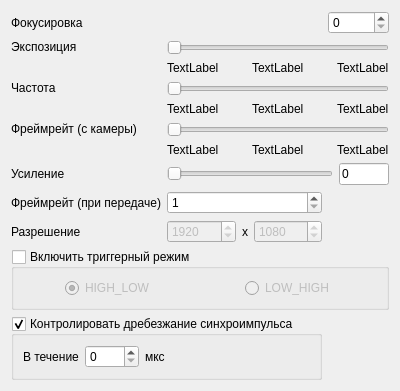
     <widget class="QWidget" name="tab">
      <attribute name="title">
       <string>Параметры камеры</string>
      </attribute>
      <layout class="QGridLayout" name="gridLayout_2">
       <item row="4" column="1" colspan="2">
        <layout class="QHBoxLayout" name="horizontalLayout_14">
         <item>
          <widget class="QSlider" name="gainSlider">
           <property name="maximum">
            <number>255</number>
           </property>
           <property name="orientation">
            <enum>Qt::Horizontal</enum>
           </property>
           <property name="tickPosition">
            <enum>QSlider::NoTicks</enum>
           </property>
          </widget>
         </item>
         <item>
          <widget class="QLineEdit" name="gainLineEdit">
           <property name="maximumSize">
            <size>
             <width>50</width>
             <height>16777215</height>
            </size>
           </property>
           <property name="text">
            <string>0</string>
           </property>
          </widget>
         </item>
        </layout>
       </item>
       <item row="4" column="0">
        <widget class="QLabel" name="label_17">
         <property name="text">
          <string>Усиление</string>
         </property>
        </widget>
       </item>
       <item row="3" column="1" colspan="2">
        <layout class="QGridLayout" name="gridLayout_10">
         <item row="1" column="1" alignment="Qt::AlignHCenter">
          <widget class="QLabel" name="curFrameRateLabel">
           <property name="text">
            <string>TextLabel</string>
           </property>
          </widget>
         </item>
         <item row="1" column="0" alignment="Qt::AlignLeft">
          <widget class="QLabel" name="minFrameRateLabel">
           <property name="text">
            <string>TextLabel</string>
           </property>
          </widget>
         </item>
         <item row="1" column="2" alignment="Qt::AlignRight">
          <widget class="QLabel" name="maxFrameRateLabel">
           <property name="text">
            <string>TextLabel</string>
           </property>
          </widget>
         </item>
         <item row="0" column="0" colspan="3">
          <widget class="QSlider" name="frameRateHorizontalSlider">
           <property name="orientation">
            <enum>Qt::Horizontal</enum>
           </property>
          </widget>
         </item>
        </layout>
       </item>
       <item row="9" column="0" colspan="3">
        <widget class="QGroupBox" name="triggerModeGroupBox">
         <property name="title">
          <string>Включить триггерный режим</string>
         </property>
         <property name="checkable">
          <bool>true</bool>
         </property>
         <property name="checked">
          <bool>false</bool>
         </property>
         <layout class="QGridLayout" name="gridLayout_14">
          <item row="0" column="0" alignment="Qt::AlignHCenter">
           <widget class="QRadioButton" name="highLowRadioButton">
            <property name="enabled">
             <bool>true</bool>
            </property>
            <property name="text">
             <string>HIGH_LOW</string>
            </property>
            <property name="checked">
             <bool>true</bool>
            </property>
           </widget>
          </item>
          <item row="0" column="1" alignment="Qt::AlignHCenter">
           <widget class="QRadioButton" name="lowHighRadioButton">
            <property name="enabled">
             <bool>true</bool>
            </property>
            <property name="text">
             <string>LOW_HIGH</string>
            </property>
           </widget>
          </item>
         </layout>
        </widget>
       </item>
       <item row="0" column="2">
        <widget class="QSpinBox" name="focusingSpinBox">
         <property name="maximum">
          <number>10000</number>
         </property>
        </widget>
       </item>
       <item row="3" column="0" alignment="Qt::AlignTop">
        <widget class="QLabel" name="label_20">
         <property name="text">
          <string>Фреймрейт (c камеры)</string>
         </property>
        </widget>
       </item>
       <item row="8" column="0">
        <widget class="QLabel" name="label_3">
         <property name="text">
          <string>Разрешение</string>
         </property>
        </widget>
       </item>
       <item row="2" column="0" alignment="Qt::AlignTop">
        <widget class="QLabel" name="label_19">
         <property name="sizePolicy">
          <sizepolicy hsizetype="Fixed" vsizetype="Preferred">
           <horstretch>0</horstretch>
           <verstretch>0</verstretch>
          </sizepolicy>
         </property>
         <property name="text">
          <string>Частота</string>
         </property>
        </widget>
       </item>
       <item row="0" column="0">
        <widget class="QLabel" name="label_21">
         <property name="text">
          <string>Фокусировка</string>
         </property>
        </widget>
       </item>
       <item row="1" column="0" alignment="Qt::AlignTop">
        <widget class="QLabel" name="label_15">
         <property name="text">
          <string>Экспозиция</string>
         </property>
        </widget>
       </item>
       <item row="2" column="1" colspan="2">
        <layout class="QGridLayout" name="gridLayout_9">
         <item row="1" column="0" alignment="Qt::AlignLeft">
          <widget class="QLabel" name="minPixelClockLabel">
           <property name="text">
            <string>TextLabel</string>
           </property>
          </widget>
         </item>
         <item row="1" column="1" alignment="Qt::AlignHCenter">
          <widget class="QLabel" name="curPixelClockLabel">
           <property name="text">
            <string>TextLabel</string>
           </property>
          </widget>
         </item>
         <item row="1" column="2" alignment="Qt::AlignRight">
          <widget class="QLabel" name="maxPixelClockLabel">
           <property name="text">
            <string>TextLabel</string>
           </property>
          </widget>
         </item>
         <item row="0" column="0" colspan="3">
          <widget class="QSlider" name="pixelClockHorizontalSlider">
           <property name="orientation">
            <enum>Qt::Horizontal</enum>
           </property>
          </widget>
         </item>
        </layout>
       </item>
       <item row="10" column="0" colspan="2">
        <widget class="QGroupBox" name="debounceEnableGroupBox">
         <property name="title">
          <string>Контролировать дребезжание синхроимпульса</string>
         </property>
         <property name="checkable">
          <bool>true</bool>
         </property>
         <layout class="QGridLayout" name="gridLayout_18">
          <item row="0" column="0">
           <widget class="QLabel" name="label_54">
            <property name="sizePolicy">
             <sizepolicy hsizetype="Fixed" vsizetype="Preferred">
              <horstretch>0</horstretch>
              <verstretch>0</verstretch>
             </sizepolicy>
            </property>
            <property name="text">
             <string>В течение</string>
            </property>
           </widget>
          </item>
          <item row="0" column="1">
           <widget class="QSpinBox" name="debounceSpinBox">
            <property name="sizePolicy">
             <sizepolicy hsizetype="Fixed" vsizetype="Fixed">
              <horstretch>0</horstretch>
              <verstretch>0</verstretch>
             </sizepolicy>
            </property>
            <property name="maximum">
             <number>1000</number>
            </property>
           </widget>
          </item>
          <item row="0" column="2">
           <widget class="QLabel" name="label_55">
            <property name="text">
             <string>мкс</string>
            </property>
           </widget>
          </item>
         </layout>
        </widget>
       </item>
       <item row="1" column="1" colspan="2">
        <layout class="QGridLayout" name="gridLayout_8">
         <item row="1" column="1" alignment="Qt::AlignHCenter">
          <widget class="QLabel" name="curExpLabel">
           <property name="text">
            <string>TextLabel</string>
           </property>
          </widget>
         </item>
         <item row="1" column="0" alignment="Qt::AlignLeft">
          <widget class="QLabel" name="minExpLabel">
           <property name="text">
            <string>TextLabel</string>
           </property>
          </widget>
         </item>
         <item row="1" column="2" alignment="Qt::AlignRight">
          <widget class="QLabel" name="maxExpLabel">
           <property name="text">
            <string>TextLabel</string>
           </property>
          </widget>
         </item>
         <item row="0" column="0" colspan="3">
          <widget class="QSlider" name="exposureHorizontalSlider">
           <property name="orientation">
            <enum>Qt::Horizontal</enum>
           </property>
          </widget>
         </item>
        </layout>
       </item>
       <item row="7" column="0">
        <widget class="QLabel" name="label_6">
         <property name="text">
          <string>Фреймрейт (при передаче)</string>
         </property>
        </widget>
       </item>
       <item row="7" column="1">
        <widget class="QSpinBox" name="sendFrameRateSpinBox">
         <property name="minimum">
          <number>1</number>
         </property>
         <property name="maximum">
          <number>60</number>
         </property>
        </widget>
       </item>
       <item row="8" column="1">
        <layout class="QHBoxLayout" name="horizontalLayout">
         <item>
          <widget class="QSpinBox" name="widthSpinBox">
           <property name="enabled">
            <bool>false</bool>
           </property>
           <property name="maximum">
            <number>2000</number>
           </property>
           <property name="value">
            <number>1920</number>
           </property>
          </widget>
         </item>
         <item>
          <widget class="QLabel" name="label_4">
           <property name="sizePolicy">
            <sizepolicy hsizetype="Fixed" vsizetype="Preferred">
             <horstretch>0</horstretch>
             <verstretch>0</verstretch>
            </sizepolicy>
           </property>
           <property name="text">
            <string>x</string>
           </property>
          </widget>
         </item>
         <item>
          <widget class="QSpinBox" name="heightSpinBox">
           <property name="enabled">
            <bool>false</bool>
           </property>
           <property name="maximum">
            <number>2000</number>
           </property>
           <property name="value">
            <number>1080</number>
           </property>
          </widget>
         </item>
        </layout>
       </item>
      </layout>
     </widget>
